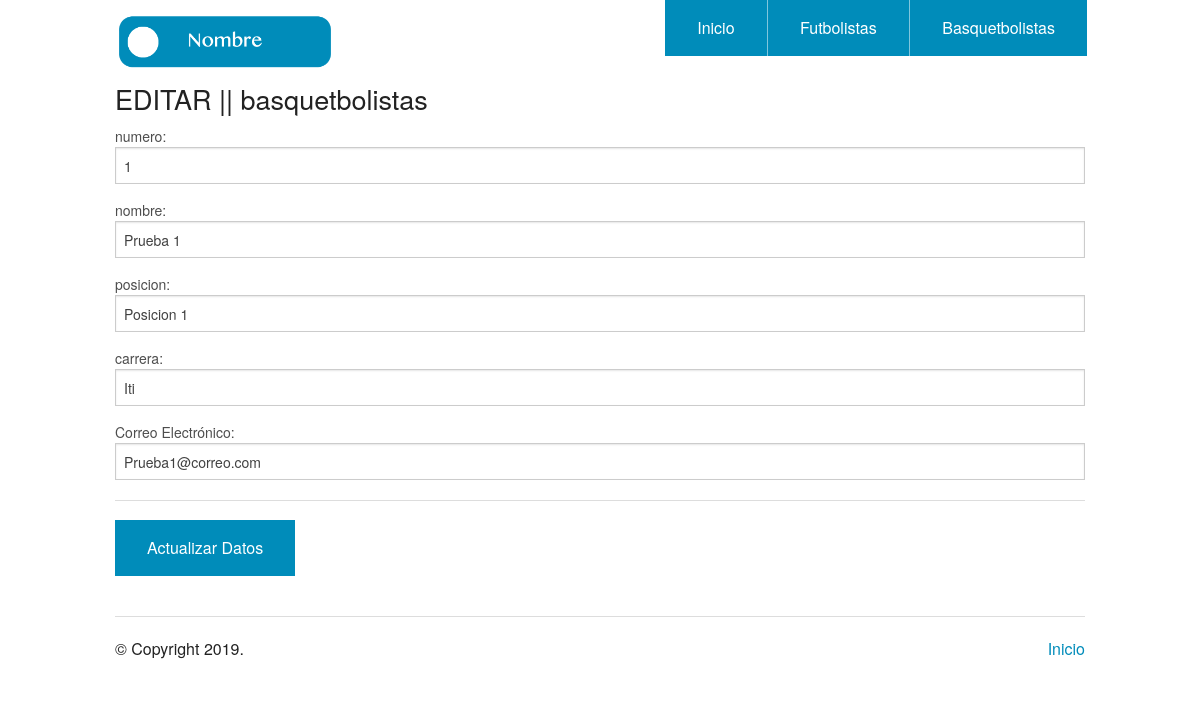
The app's page /basket_editar.php?id=1 with its own data.
### tables this page shows
CREATE TABLE `basquetbolistas` (
  `id` int(11) NOT NULL,
  `nombre` varchar(30) NOT NULL,
  `posicion` varchar(30) NOT NULL,
  `carrera` varchar(30) NOT NULL,
  `email` varchar(30) NOT NULL
);

### conexion.php (called while the page is built, shortened)
<?php
class Database{
  private $bd ='TecWeb';
  private $servidor='localhost';
  private $usuario='root';
  private $contrasena='';
  public function connect_db(){
    $this->conexion=mysqli_connect($this->servidor, $this->usuario,$this->contrasena,$this->bd);
  }
  function selectEspecial($conexion,$query){
    $resultado = mysqli_query($conexion,$query) or die('Error al ejecutar la consulta');
    if(mysqli_num_rows($resultado)==0){
      return false;
    }else{
      return $resultado;
    }
  }
}
 ?>

### basket_editar.php (the view, shortened to what this page needs)
<?php
require("conexion.php");
$bd=new Database();
$id = $_GET['id'];
$query = "select * from basquetbolistas where id =$id";
$res=$bd->selectEspecial($bd->conexion,$query);
$res = mysqli_fetch_assoc($res);
?>
<!doctype html>
<html class="no-js" lang="en">
  <head>
    <link rel="stylesheet" href="./css/foundation.css" />
  </head>
  <body>
    <?php require_once('header.php'); ?>
    <div class="row">
      <div class="large-12 columns">
        <h3>EDITAR || basquetbolistas</h3>
        <div class="section-container tabs" data-section>
          <section class="section">
            <div class="content" data-slug="panel1">
              <form method="post">
                    <div class="col-md-6">
                        <label>numero:</label>
                        <input type="text" name="numero" id="numero" value="<?php echo $res["id"];?>" class="form-control" maxlength="100" required>
                    </div>
                    <div class="col-md-6">
                        <label>nombre:</label>
                        <input type="text" name="nombre" id="nombre" value="<?php echo"$res[nombre]";?>" class="form-control" maxlength="100" required>
                    </div>
                    <div class="col-md-12">
                        <label>posicion:</label>
                        <input type="text" name="posicion"  id="posicion" value="<?php echo"$res[posicion]";?>" class="form-control" maxlength="100" required>
                    </div>
                    <div class="col-md-6">
                        <label>carrera:</label>
                        <input type="text" name="carrera" id="carrera" value="<?php echo"$res[carrera]";?>" class="form-control" maxlength="100" required>
                    </div>
                    <div class="col-md-6">
                        <label>Correo Electrónico:</label>
                        <input type="text" name="email" id="email" value="<?php echo"$res[email]";?>" class="form-control" maxlength="100" required>
                    </div>
                    <div class="col-md-12 pull-right">
                        <hr>
                            <button type="submit" class="btn btn-success">Actualizar Datos</button>
                    </div>
</form>
            </div>
          </section>
        </div>
      </div>
    </div>
    <?php require_once('footer.php'); ?>

### records on screen
basquetbolistas: numero "1", nombre "Prueba 1", posicion "Posicion 1", carrera "Iti", email "Prueba1@correo.com"
